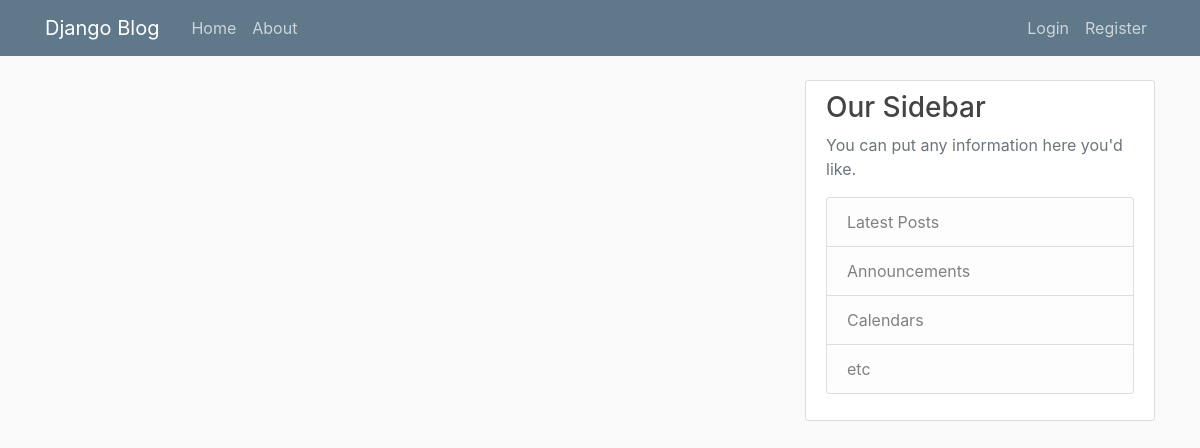
Before: / with the older database file.
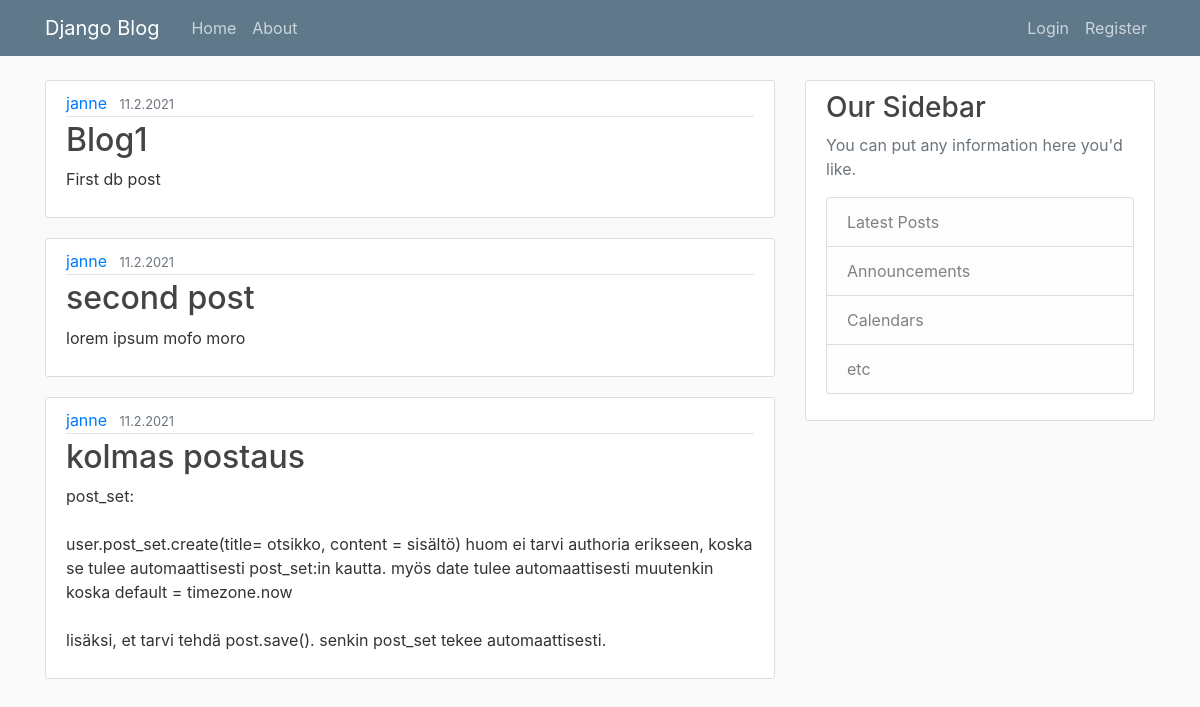
After: the same page with the newer database file.
### blog/models.py (models this page shows, shortened)
class Post(models.Model):
	title = models.CharField(max_length=100)
	content = models.TextField()
	date_posted = models.DateTimeField(default=timezone.now)
	author = models.ForeignKey(User, on_delete=models.CASCADE)

### blog/views.py (the view)
# urls.py: path('', views.home, name='blog-home'),
def home(request):
	context = {
		'posts': Post.objects.all()
	}
	return render(request, 'blog/home.html', context)

### blog/templates/blog/home.html
{% extends "blog/base.html" %}
{% block content %}
	{% for post in posts %}
		<article class="media content-section">
		  <div class="media-body">
		    <div class="article-metadata">
		      <a class="mr-2" href="#">{{ post.author }}</a>
		      <small class="text-muted">{{ post.date_posted|date:"j.n.Y" }}</small>
		    </div>
		    <h2><a class="article-title" href="#">{{ post.title }}</a></h2>
		    <p class="article-content">{{ post.content }}</p>
		  </div>
		</article>
	{% endfor %}
{% endblock content %}

### blog/templates/blog/base.html (shortened to what this page needs)
{% load static %}
<!DOCTYPE html>
<html>
<head>
    <link rel="stylesheet" href="https://cdn.jsdelivr.net/npm/bootstrap@4.5.3/dist/css/bootstrap.min.css">
    <link rel="stylesheet" type="text/css" href="{% static 'blog/main.css' %}">
</head>
<body>
	<header class="site-header">
	  <nav class="navbar navbar-expand-md navbar-dark bg-steel fixed-top">
	    <div class="container">
	      <a class="navbar-brand mr-4" href="{% url 'blog-home' %}">Django Blog</a>
	      <div class="collapse navbar-collapse" id="navbarToggle">
	        <div class="navbar-nav mr-auto">
	          <a class="nav-item nav-link" href="{% url 'blog-home' %}">Home</a>
	          <a class="nav-item nav-link" href="{% url 'blog-about' %}">About</a>
	        </div>
	        <div class="navbar-nav">
	          <a class="nav-item nav-link" href="#">Login</a>
	          <a class="nav-item nav-link" href="#">Register</a>
	        </div>
	      </div>
	    </div>
	  </nav>
	</header>
	<main role="main" class="container">
	  <div class="row">
	    <div class="col-md-8">
	      {% block content %}{% endblock %}
	    </div>
	    <div class="col-md-4">
	      <div class="content-section">
	        <h3>Our Sidebar</h3>
	        <p class='text-muted'>You can put any information here you'd like.
	          <ul class="list-group">
	            <li class="list-group-item list-group-item-light">Latest Posts</li>
	            <li class="list-group-item list-group-item-light">Announcements</li>
	            <li class="list-group-item list-group-item-light">Calendars</li>
	            <li class="list-group-item list-group-item-light">etc</li>
	          </ul>
	        </p>
	      </div>
	    </div>
	  </div>
	</main>
</body>
</html>

### blog/static/blog/main.css (style rules this page uses)
body { background: #fafafa; color: #333333; margin-top: 5rem; }
h1, h2, h3, h4, h5, h6 { color: #444444; }
ul { margin: 0; }
.bg-steel { background-color: #5f788a; }
.site-header .navbar-nav .nav-link { color: #cbd5db; }
.content-section { background: #ffffff; padding: 10px 20px; border: 1px solid #dddddd; border-radius: 3px; margin-bottom: 20px; }
.article-title { color: #444444; }
.article-content { white-space: pre-line; }
.article-metadata { padding-bottom: 1px; margin-bottom: 4px; border-bottom: 1px solid #e3e3e3 }

Changed rows visible on the page:
added Post: author "janne", date_posted "11.2.2021", title "Blog1", content "First db post"
added Post: author "janne", date_posted "11.2.2021", title "second post", content "lorem ipsum mofo moro"
added Post: author "janne", date_posted "11.2.2021", title "kolmas postaus", content "post_set: user.post_set.create(title= otsikko, content = sisältö) huom ei tarvi authoria erikseen, koska se tulee automaattisesti post_set:in kautta. myös date tulee automaattisesti muutenkin koska default = timezone.now lisäksi, et tarvi tehdä post.save(). senkin post_set tekee automaattisesti."
